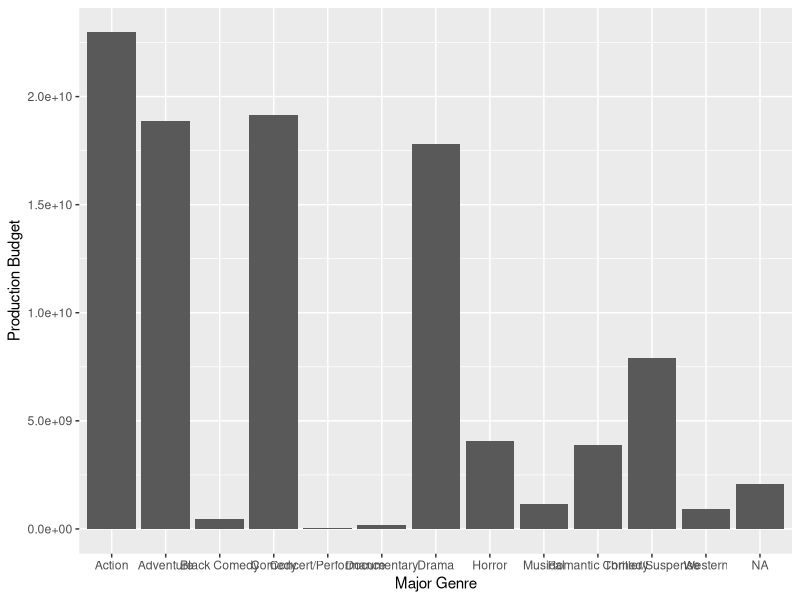

This figure's R source:
library(tidyverse)

df <- read_csv("data/movies.csv")
ggplot(df) +
  geom_bar(aes(x = `Major Genre`, y = `Production Budget`),
    stat = "summary", fun = "sum"
  )
